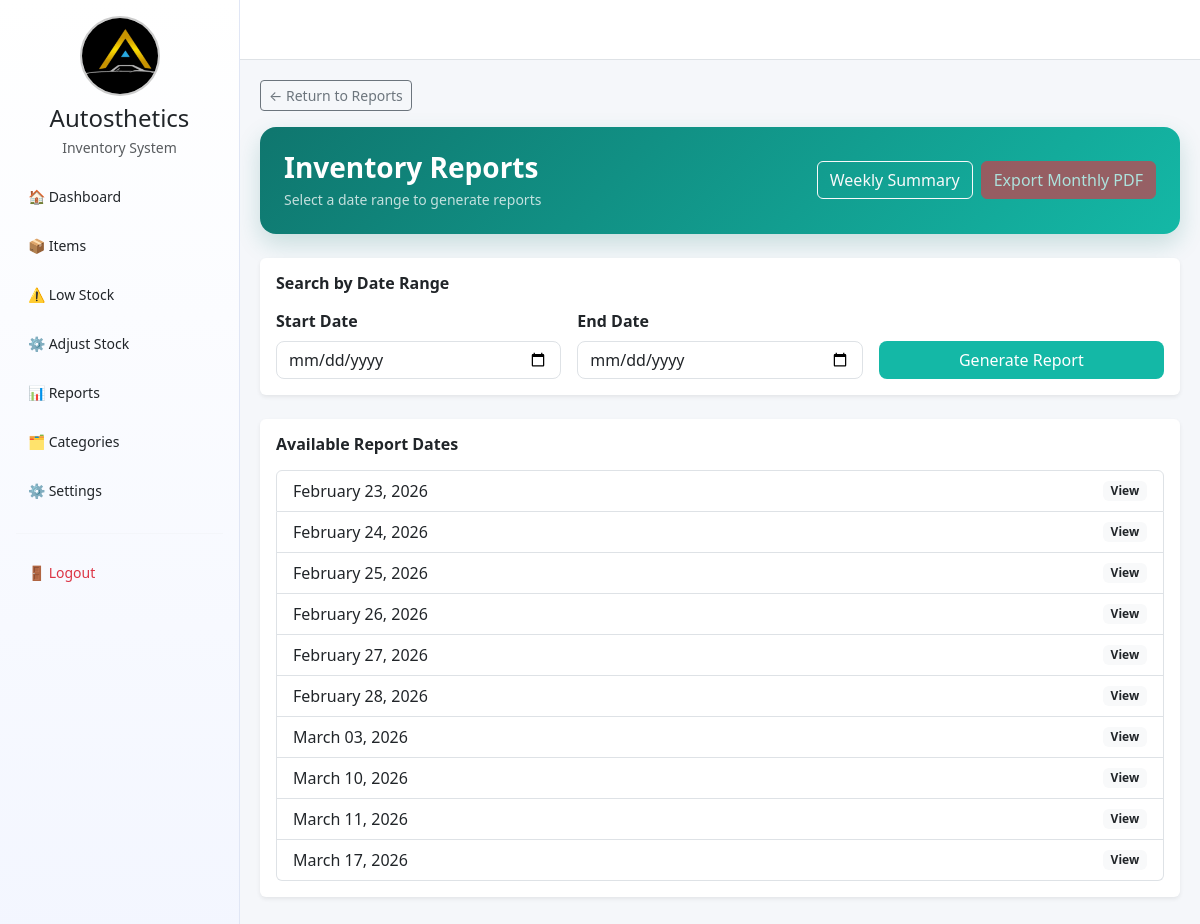
The page /reports/monthly/ (signed in) on the database as committed earlier.
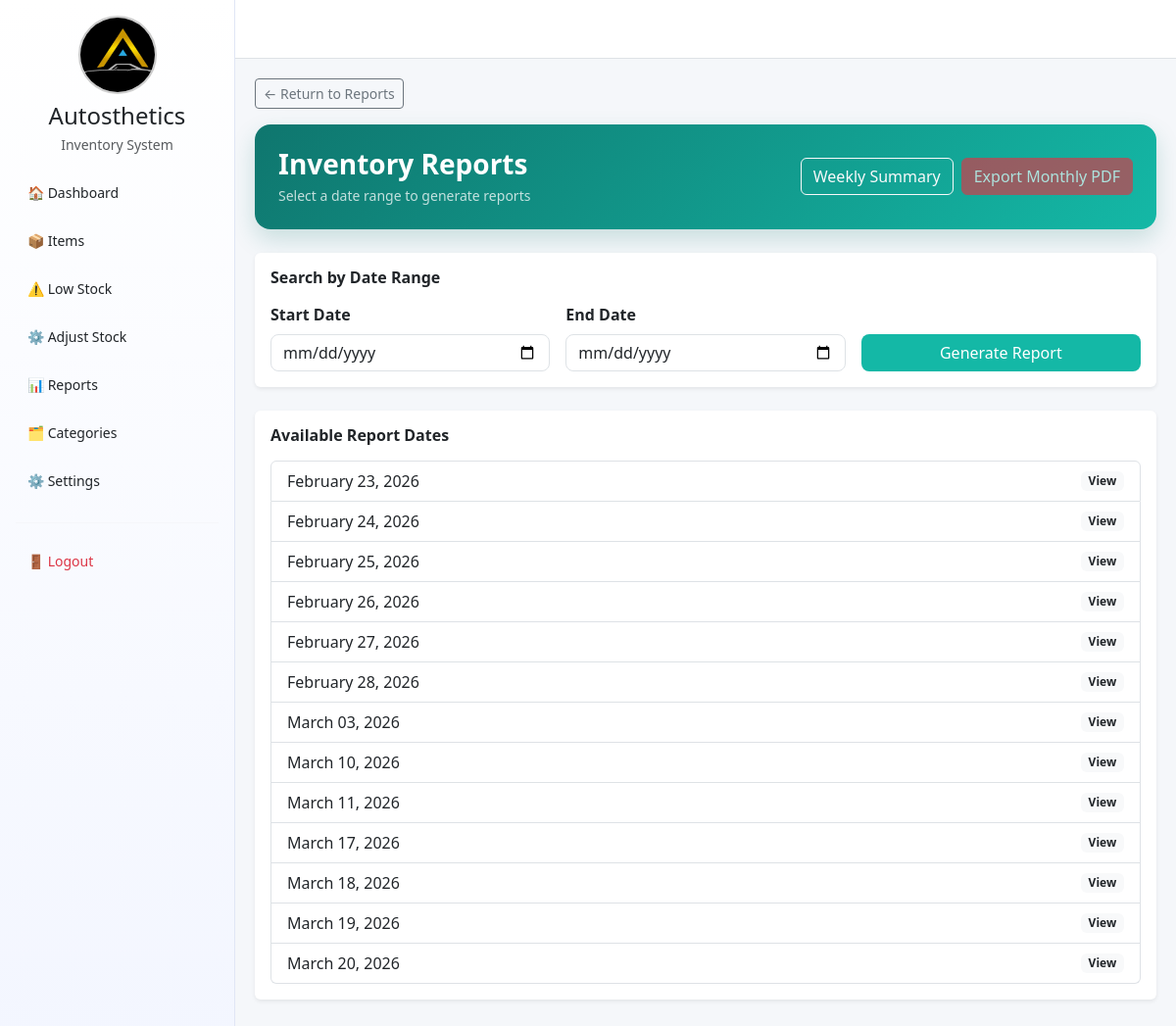
The same page on the database as committed later.
### inventory/models.py (models this page shows, shortened)
class ShopSettings(models.Model):
    user = models.OneToOneField(User, on_delete=models.CASCADE)
    shop_name = models.CharField(max_length=100, default="Autosthetics Car Care")
    address = models.CharField(max_length=200, blank=True)
    contact = models.CharField(max_length=50, blank=True)
    low_stock_limit = models.IntegerField(default=5)
    theme = models.CharField(
        max_length=20,
        choices=[("gold", "Gold"), ("orange", "Orange"), ("light", "Light"), ("dark", "Dark")],
        default="gold"
    )
    profile_image = models.ImageField(upload_to='profile_images/', blank=True, null=True)
    last_backup = models.DateTimeField(blank=True, null=True)

class DailySnapshot(models.Model):
    date = models.DateField(unique=True)
    created_at = models.DateTimeField(auto_now_add=True)

### inventory/views.py (the view)
# urls.py: path('reports/monthly/', views.monthly_detail, name='monthly_detail'),
@login_required
def monthly_detail(request):
    snapshots = DailySnapshot.objects.all().order_by('date')
    year = request.GET.get('year')
    month = request.GET.get('month')
    if year and month:
        year = int(year)
        month = int(month)
        snapshots = snapshots.filter(date__year=year, date__month=month)
        for snapshot in snapshots:
            create_snapshot(snapshot.date)
    context = {
        'snapshots': snapshots,
        'year': year,
        'month': month,
    }
    return render(request, 'inventory/monthly_detail.html', context)

### inventory/templates/inventory/monthly_detail.html (shortened to what this page needs)
{% extends "inventory/base.html" %}
{% block content %}
<a href="{% url 'reports' %}" class="btn btn-outline-secondary btn-sm mb-3">
    ← Return to Reports
</a>
<div class="p-4 rounded-4 text-white mb-4"
     style="background: linear-gradient(135deg, #0f766e, #14b8a6);
            box-shadow: 0 10px 25px rgba(15,118,110,0.2);">
    <div class="d-flex justify-content-between align-items-center flex-wrap gap-3">
        <div>
            <h3 class="fw-bold mb-1">
                Inventory Reports
            </h3>
            {% if start_date and end_date %}
                <p class="mb-0 small opacity-75">
                    Showing reports from {{ start_date }} to {{ end_date }}
                </p>
            {% else %}
                <p class="mb-0 small opacity-75">
                    Select a date range to generate reports
                </p>
            {% endif %}
        </div>
        <div class="d-flex gap-2 flex-wrap">
            <a href="{% url 'weekly_summary' %}" class="btn btn-outline-light">
                Weekly Summary
            </a>
            {% if year and month %}
            <a href="{% url 'monthly_summary_pdf' year month %}"
               class="btn btn-danger">
                Export Monthly PDF
            </a>
            {% else %}
            <button class="btn btn-danger" disabled>
                Export Monthly PDF
            </button>
            {% endif %}
        </div>
    </div>
</div>
<div class="card shadow-sm border-0 mb-4">
    <div class="card-body">
        <h6 class="fw-semibold mb-3">Search by Date Range</h6>
        <form method="GET">
            <div class="row g-3">
                <div class="col-md-4">
                    <label class="form-label fw-semibold">Start Date</label>
                    <input type="date"
                           name="start_date"
                           class="form-control rounded-3"
                           value="{{ start_date|default:'' }}"
                           required>
                </div>
                <div class="col-md-4">
                    <label class="form-label fw-semibold">End Date</label>
                    <input type="date"
                           name="end_date"
                           class="form-control rounded-3"
                           value="{{ end_date|default:'' }}"
                           required>
                </div>
                <div class="col-md-4 d-flex align-items-end">
                    <button type="submit"
                            class="btn w-100 text-white rounded-3"
                            style="background: #14b8a6;">
                        Generate Report
                    </button>
                </div>
            </div>
        </form>
    </div>
</div>
<div class="card shadow-sm border-0 mb-4">
    <div class="card-body">
        <h6 class="fw-semibold mb-3">Available Report Dates</h6>
        {% if snapshots %}
            <div class="list-group">
                {% for snapshot in snapshots %}
                    <a href="{% url 'daily_detail' snapshot.date.year snapshot.date.month snapshot.date.day %}"
                       class="list-group-item list-group-item-action d-flex justify-content-between align-items-center">
                        <span>{{ snapshot.date|date:"F d, Y" }}</span>
                        <span class="badge bg-light text-dark">
                            View
                        </span>
                    </a>
                {% endfor %}
            </div>
        {% else %}
            <div class="alert alert-info mb-0">
                No reports found for the selected period.
            </div>
        {% endif %}
    </div>
</div>
{% endblock %}

### inventory/templates/inventory/base.html (shortened to what this page needs)
{% load static %}
<!DOCTYPE html>
<html lang="en">
<head>
    <link href="https://cdn.jsdelivr.net/npm/bootstrap@5.3.0/dist/css/bootstrap.min.css" rel="stylesheet">
    <link rel="stylesheet" href="https://cdn.jsdelivr.net/npm/bootstrap-icons@1.11.3/font/bootstrap-icons.css"><link rel="stylesheet" href="https://cdn.jsdelivr.net/npm/bootstrap-icons@1.11.3/font/bootstrap-icons.css">
</head>
<body>
<aside id="sidebar">
   <div class="sidebar-profile text-center py-3">
    {% if request.user.shopsettings.profile_image %}
        <img src="{{ request.user.shopsettings.profile_image.url }}" alt="Profile Picture" class="sidebar-profile-pic mb-2">
    {% else %}
        <img src="{% static 'images/default_profile.png' %}" alt="Profile Picture" class="sidebar-profile-pic mb-2">
    {% endif %}
    <h4 class="mb-1">Autosthetics</h4>
    <p class="text-muted small mb-0">Inventory System</p>
</div>
    <nav class="nav flex-column px-3">
        <a href="{% url 'dashboard' %}" class="nav-link text-dark mb-1">🏠 Dashboard</a>
        <a href="{% url 'all_items' %}" class="nav-link text-dark mb-1">📦 Items</a>
        <a href="{% url 'low_stock' %}" class="nav-link text-dark mb-1">⚠️ Low Stock</a>
        <a href="{% url 'adjust_stock' %}" class="nav-link text-dark mb-1">⚙️ Adjust Stock</a>
        <a href="{% url 'reports' %}" class="nav-link text-dark mb-1">📊 Reports</a>
        <a href="{% url 'categories' %}" class="nav-link text-dark mb-1">🗂 Categories</a>
        <a href="{% url 'settings_page' %}" class="nav-link text-dark mb-1">⚙️ Settings</a>
        <hr>
        <a href="{% url 'logout' %}" class="nav-link text-danger">🚪 Logout</a>
    </nav>
</aside>
<div id="main-wrapper">
    <div class="topbar bg-white border-bottom d-flex justify-content-between align-items-center px-4">
    </div>
    <main>
        {% block content %}
        {% endblock %}
    </main>
</div>
</body>
</html>

### inventory/templates/inventory/base.html (style rules this page uses)
.sidebar-profile-pic { width: 80px; height: 80px; border-radius: 50%; object-fit: cover; border: 2px solid #ccc; }
html, body { margin: 0; height: 100%; background: #f5f7fa; }
body { display: flex; }
#sidebar { width: 240px; position: fixed; top: 0; left: 0; height: 100vh; background: linear-gradient(180deg, #ffffff 0%, #f3f6ff 100%); border-right: 1px solid #e0e6f5; overflow: hidden; }
#sidebar .nav-link { border-radius: 10px; padding: 12px; font-size: 14px; color: #374151; display: flex; align-items: center; gap: 10px; transition: all 0.2s ease; }
#sidebar hr { border-color: #e5e7eb; }
#main-wrapper { margin-left: 240px; width: calc(100% - 240px); height: 100vh; display: flex; flex-direction: column; }
main { flex: 1; overflow-y: auto; padding: 20px; }
.topbar { height: 60px; flex-shrink: 0; }

Rows that differ between the two databases and show on the page:
added DailySnapshot: date "March 18, 2026"
added DailySnapshot: date "March 19, 2026"
added DailySnapshot: date "March 20, 2026"
